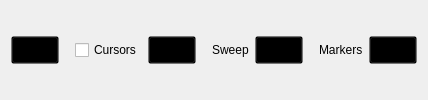
         <widget class="QWidget" name="optionsList" native="true">
          <property name="sizePolicy">
           <sizepolicy hsizetype="Preferred" vsizetype="Fixed">
            <horstretch>0</horstretch>
            <verstretch>0</verstretch>
           </sizepolicy>
          </property>
          <property name="minimumSize">
           <size>
            <width>0</width>
            <height>48</height>
           </size>
          </property>
          <property name="styleSheet">
           <string notr="true">QPushButton {
  width: 40px;
  height: 20px;
  background-color: transparent;
}
QPushButton:pressed { border-image: url(:/gui/icons/setup_btn_checked.svg); }
QPushButton:!pressed { border-image: url(:/gui/icons/setup_btn_unchecked.svg); }
QPushButton:hover:!pressed:!checked { border-image: url(:/gui/icons/setup_btn_hover.svg); }
QPushButton:checked { border-image: url(:/gui/icons/setup_btn_checked.svg); }</string>
          </property>
          <layout class="QHBoxLayout" name="horizontalLayout">
           <item>
            <widget class="adiscope::CustomPushButton" name="btnMeasure">
             <property name="text">
              <string/>
             </property>
             <property name="checkable">
              <bool>true</bool>
             </property>
            </widget>
           </item>
           <item>
            <spacer name="horizontalSpacer_16">
             <property name="orientation">
              <enum>Qt::Horizontal</enum>
             </property>
             <property name="sizeType">
              <enum>QSizePolicy::Fixed</enum>
             </property>
             <property name="sizeHint" stdset="0">
              <size>
               <width>10</width>
               <height>10</height>
              </size>
             </property>
            </spacer>
           </item>
           <item>
            <widget class="QCheckBox" name="boxCursors">
             <property name="text">
              <string>Cursors</string>
             </property>
            </widget>
           </item>
           <item>
            <widget class="adiscope::CustomPushButton" name="btnCursors">
             <property name="enabled">
              <bool>false</bool>
             </property>
             <property name="text">
              <string/>
             </property>
             <property name="checkable">
              <bool>true</bool>
             </property>
            </widget>
           </item>
           <item>
            <spacer name="horizontalSpacer_15">
             <property name="orientation">
              <enum>Qt::Horizontal</enum>
             </property>
             <property name="sizeType">
              <enum>QSizePolicy::Fixed</enum>
             </property>
             <property name="sizeHint" stdset="0">
              <size>
               <width>10</width>
               <height>10</height>
              </size>
             </property>
            </spacer>
           </item>
           <item>
            <widget class="QLabel" name="label_2">
             <property name="text">
              <string>Sweep</string>
             </property>
             <property name="general_settings_label" stdset="0">
              <bool>true</bool>
             </property>
            </widget>
           </item>
           <item>
            <widget class="adiscope::CustomPushButton" name="btnSweep">
             <property name="text">
              <string/>
             </property>
             <property name="checkable">
              <bool>true</bool>
             </property>
            </widget>
           </item>
           <item>
            <spacer name="horizontalSpacer_9">
             <property name="orientation">
              <enum>Qt::Horizontal</enum>
             </property>
             <property name="sizeType">
              <enum>QSizePolicy::Fixed</enum>
             </property>
             <property name="sizeHint" stdset="0">
              <size>
               <width>10</width>
               <height>10</height>
              </size>
             </property>
            </spacer>
           </item>
           <item>
            <widget class="QLabel" name="label_3">
             <property name="text">
              <string>Markers</string>
             </property>
             <property name="general_settings_label" stdset="0">
              <bool>true</bool>
             </property>
            </widget>
           </item>
           <item>
            <widget class="adiscope::CustomPushButton" name="btnMarkers">
             <property name="text">
              <string/>
             </property>
             <property name="checkable">
              <bool>true</bool>
             </property>
            </widget>
           </item>
          </layout>
         </widget>
